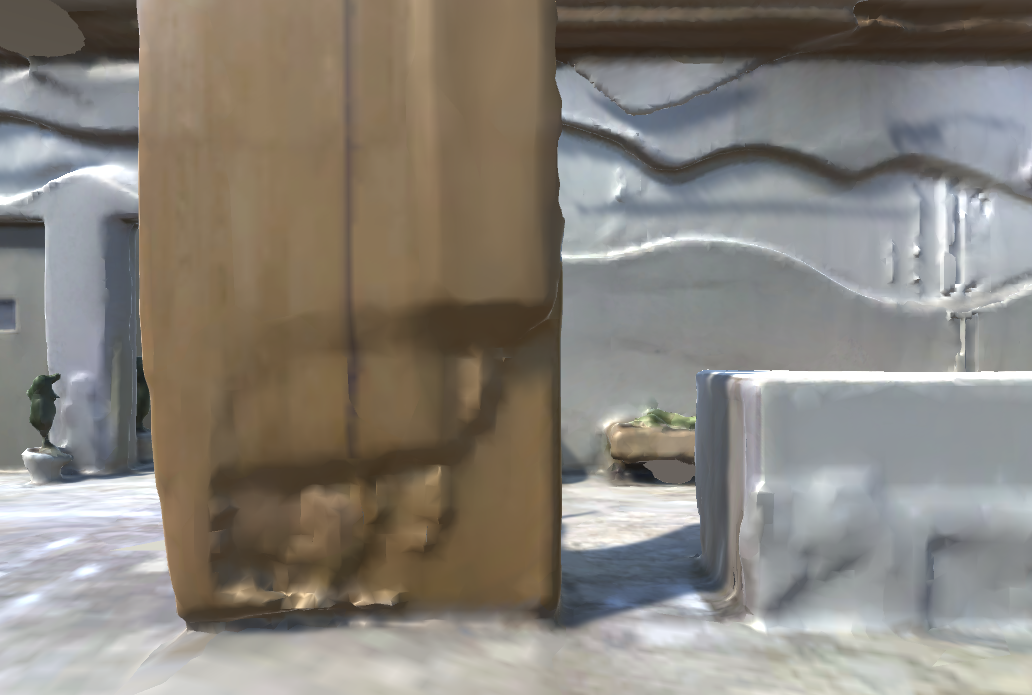
#> input picture (-1.55, 0.00, -1.36)_1.2_270.png, 1032 x 695 px
$ jupyter execute --allow-errors playground.ipynb
#> lines starting #> are read from the running program, lines starting #| are printed output that depends on the picture
[cell 1]
import cv2
import matplotlib.pyplot as plt

def extract_orb_features(image):


    # Initialize the ORB detector
    orb = cv2.ORB_create()

    # Detect keypoints and compute descriptors
    keypoints, descriptors = orb.detectAndCompute(image, None)

    # Draw keypoints on the image
    image_with_keypoints = cv2.drawKeypoints(image, keypoints, None)
    #descriptor store
    descriptors = orb.compute(image, keypoints)


    plt.imshow(image_with_keypoints)

    return keypoints, descriptors

[cell 2]
image_path = "./(-1.55, 0.00, -1.36)_1.2_270.png"
image = cv2.imread(image_path, cv2.IMREAD_GRAYSCALE)
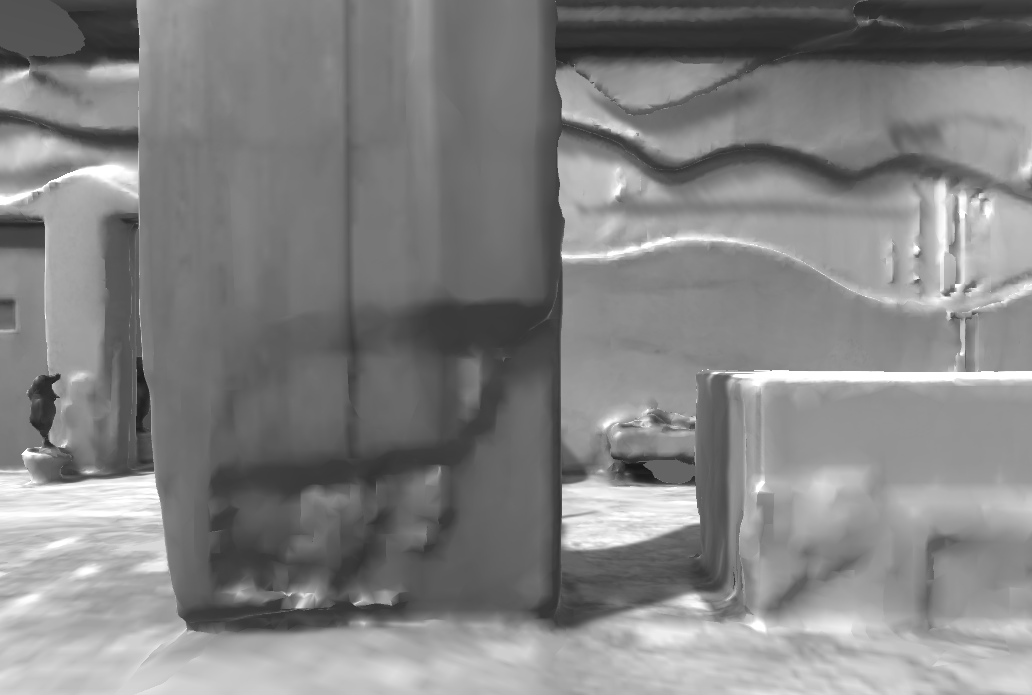
#> image: shape (695, 1032); min 24, max 255, mean 131.2

image_smooth = cv2.medianBlur(image, 5)
# keypoints, descriptors = extract_orb_features(image_smooth)
image_smooth = cv2.GaussianBlur(image_smooth,(5,5),0)
plt.imshow(image_smooth)

[cell 3]
plt.imshow(image)
extract_orb_features(image)
#> in extract_orb_features, `keypoints, descriptors = orb.detectAndCompute(image, None)`: keypoints = 500 keypoints; strongest (x, y, size): (566, 487, 111.1), (956, 286, 31), (52, 385, 31), (564, 487, 92.6)
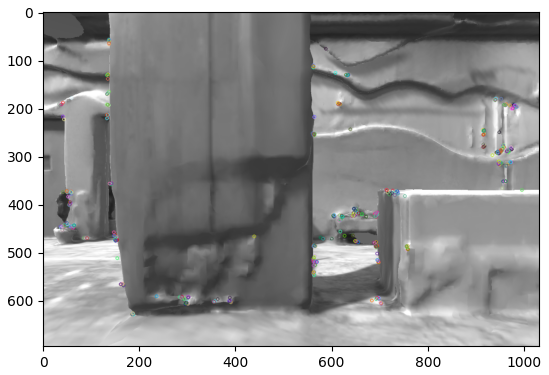
#> figure drawn by matplotlib, 1 panel

$ run again, with (-1.55, 0.00, -1.36)_1.2_300.png copied over (-1.55, 0.00, -1.36)_1.2_270.png
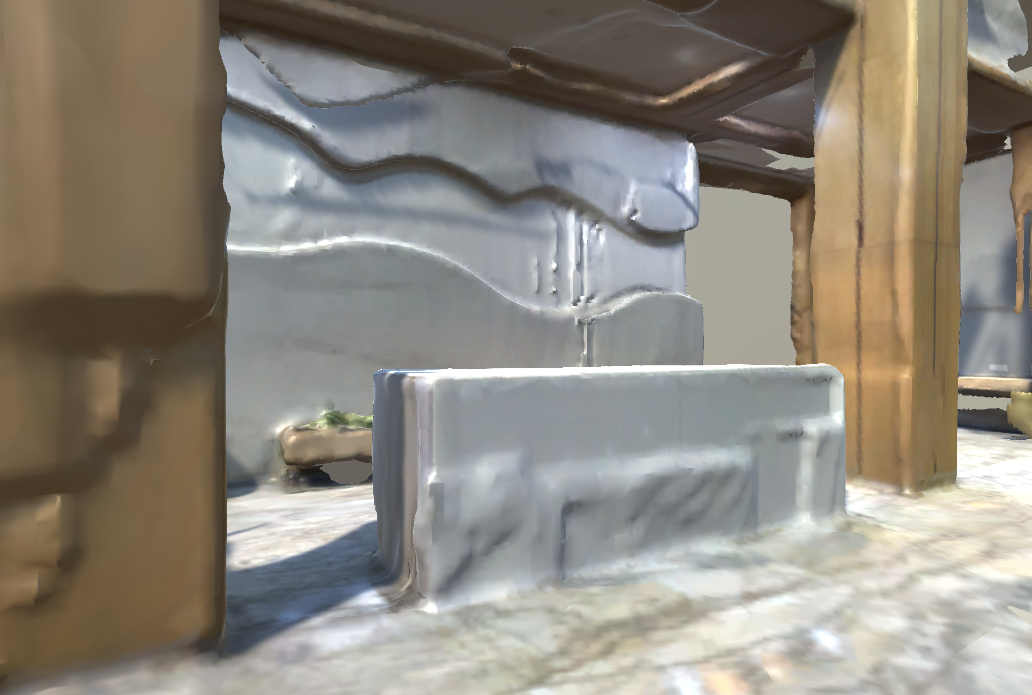
#> input picture (-1.55, 0.00, -1.36)_1.2_300.png, 1032 x 695 px
#> `image = cv2.imread(image_path, cv2.IMREAD_GRAYSCALE)`:
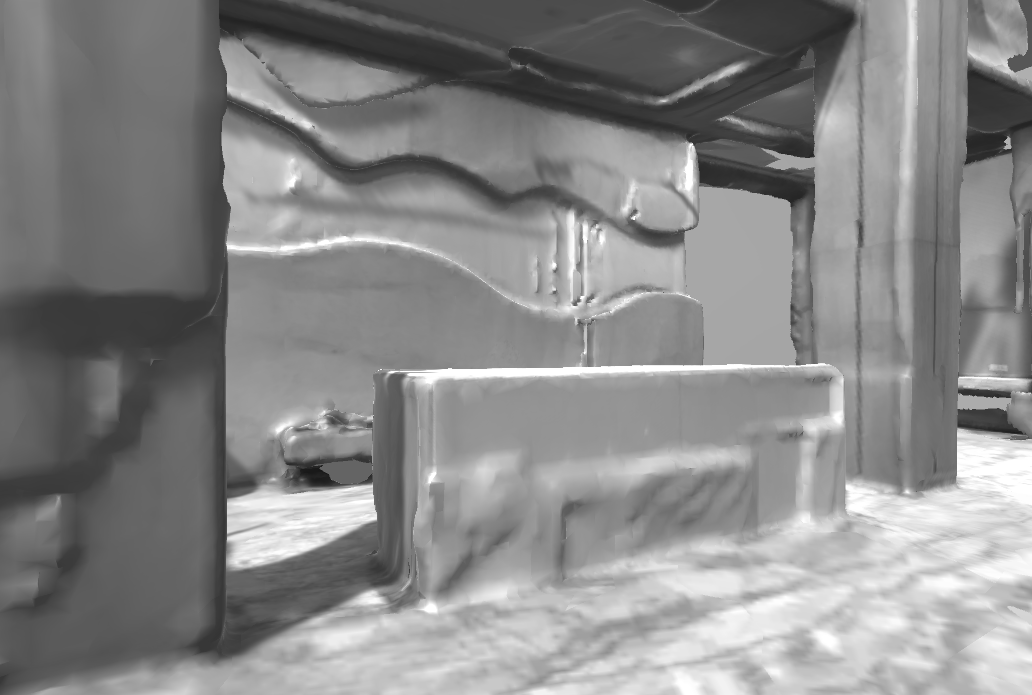
#> image: shape (695, 1032); min 24, max 255, mean 136.5
#> keypoints = 500 keypoints; strongest (x, y, size): (690, 144, 31), (692, 143, 31), (692, 144, 37.2), (632, 217, 31)
#> `[cell 3] plt.imshow(image) extract_orb_features(image)`:
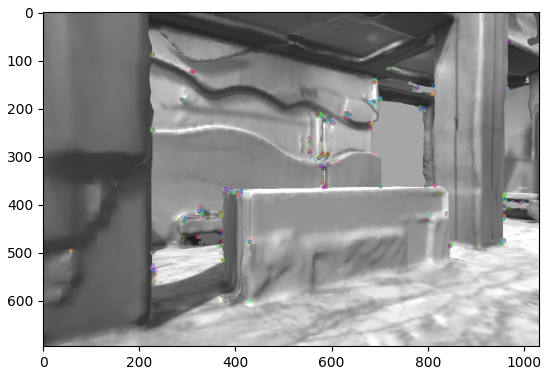
#> figure drawn by matplotlib, 1 panel

$ run again, with (-1.55, 0.00, -1.36)_1.2_330.png copied over (-1.55, 0.00, -1.36)_1.2_270.png
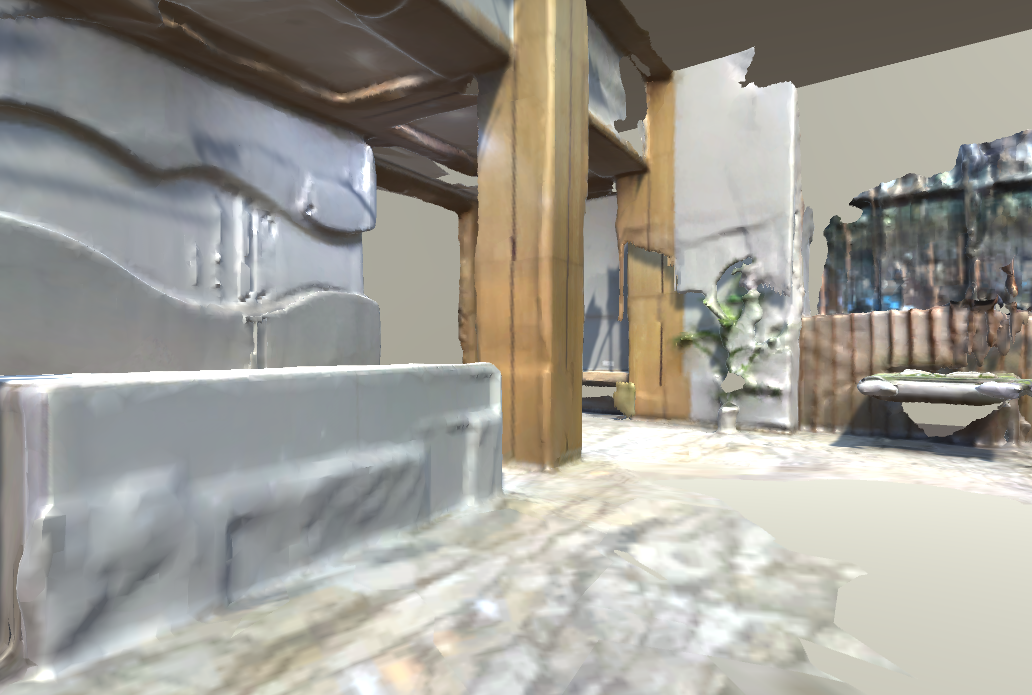
#> input picture (-1.55, 0.00, -1.36)_1.2_330.png, 1032 x 695 px
#> `image = cv2.imread(image_path, cv2.IMREAD_GRAYSCALE)`:
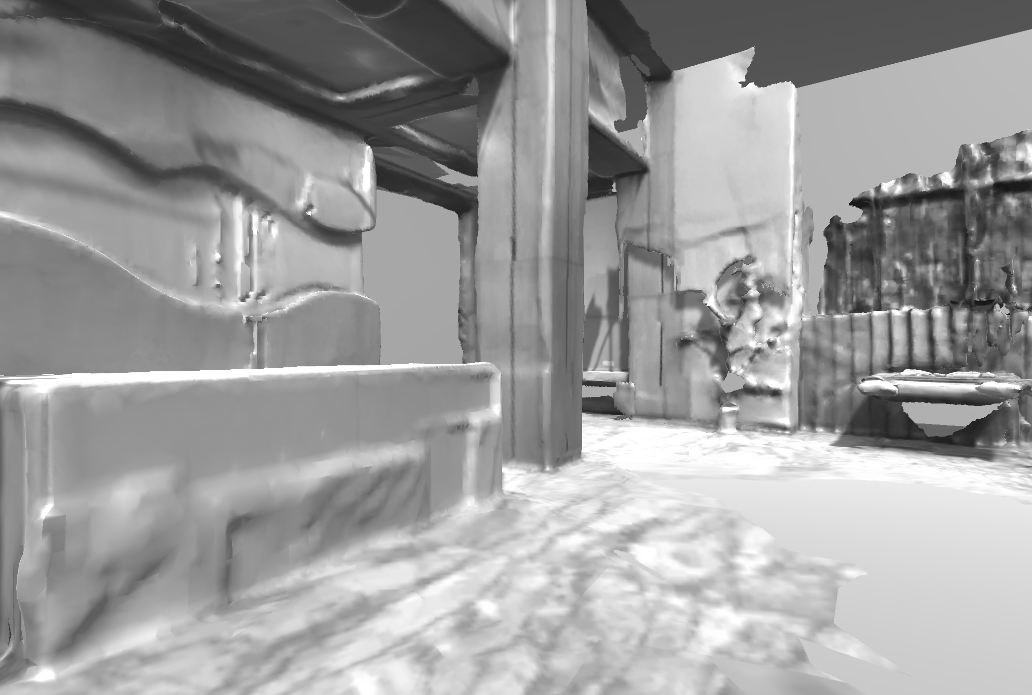
#> image: shape (695, 1032); min 21, max 255, mean 156.3
#> keypoints = 500 keypoints; strongest (x, y, size): (751, 83, 31), (743, 80, 31), (743, 86, 31), (743, 85, 37.2)
#> `[cell 3] plt.imshow(image) extract_orb_features(image)`:
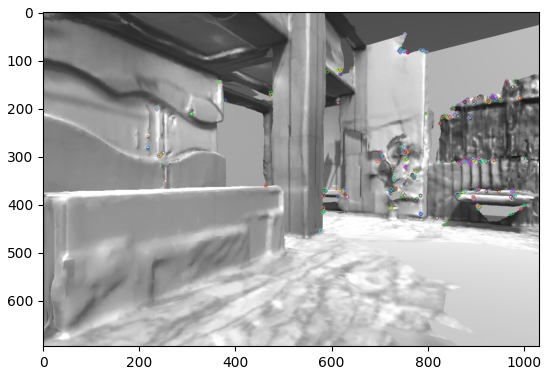
#> figure drawn by matplotlib, 1 panel

$ run again, with temp.png copied over (-1.55, 0.00, -1.36)_1.2_270.png
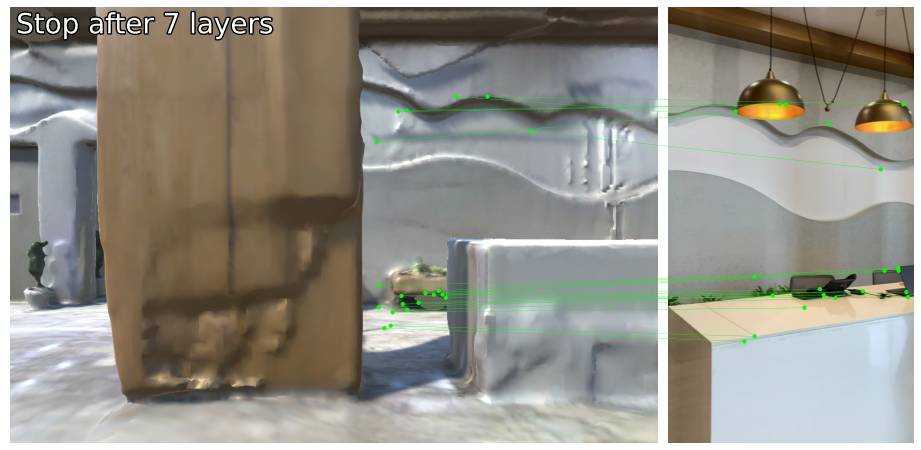
#> input picture temp.png, 921 x 450 px
#> `image = cv2.imread(image_path, cv2.IMREAD_GRAYSCALE)`:
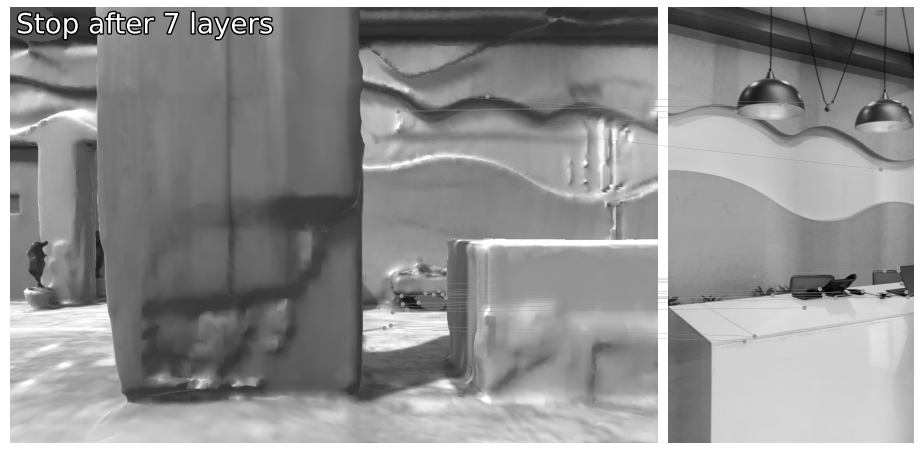
#> image: shape (450, 921); min 0, max 255, mean 144.6
#> keypoints = 500 keypoints; strongest (x, y, size): (67, 34, 31), (39, 32, 31), (209, 31, 31), (118, 31, 31)
#> `[cell 3] plt.imshow(image) extract_orb_features(image)`:
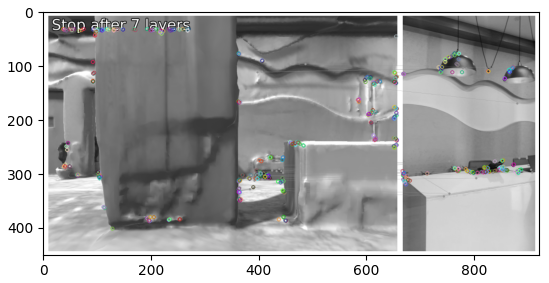
#> figure drawn by matplotlib, 1 panel
